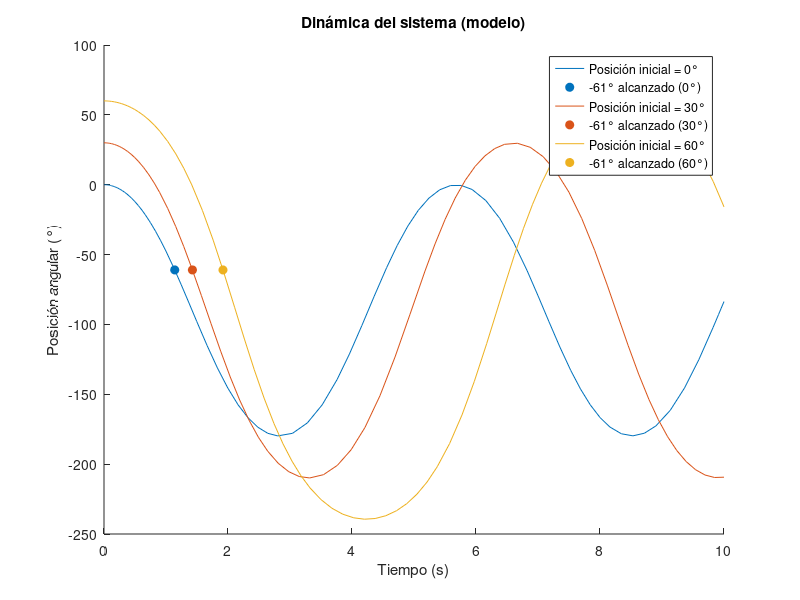

This figure's MATLAB source:
clc;
clear all;

% Definir la función del sistema dinámico
function sis = modelo_sistema(t,x,u,I,C,Lm)
    % Estados
    x1 = x(1);
    x2 = x(2);
    % Entradas
    Fh = u;
    % Ecuaciones diferenciales
    dx1 = x2;
    dx2 = (C*cos(x1)+Fh*Lm)*(1/I);

    sis = [dx1;dx2];
end

% Definir la función de eventos
function [value,isterminal,direction] = myEventsFcn(t,x,umbral_angulo)
    value = x(1) - umbral_angulo; % Detectar cuando x(1) - umbral_angulo = 0
    isterminal = 0; % No detener la integración
    direction = 0; % Detectar todos los cruces por cero
end

% Intervalo de tiempo
tspan = [0 10];

% Parámetros del sistema
I = 0.0576;
C = -0.098;
Lm = 0.35;
u = 0; % Entrada constante

% Vector de ángulos en grados
angulos_grados = [0, 30, 60]; % Aquí puedes definir los ángulos que desees en grados

% Convertir los ángulos a radianes
angulos_radianes = angulos_grados * (pi / 180);

% Ángulo objetivo a alcanzar (puedes cambiar este valor para realizar diferentes pruebas)
angulo_objetivo = -61;  % Especificar el ángulo en grados
umbral_angulo = angulo_objetivo * (pi / 180);  % Convertir a radianes

% Colores para las gráficas
colores = lines(length(angulos_radianes));

% Inicializar la figura
figure;
hold on;

% Loop para diferentes condiciones iniciales (convertidos a radianes)
for i = 1:length(angulos_radianes)
    X0 = [angulos_radianes(i) 0];  % Condiciones iniciales [posición inicial en radianes, velocidad inicial]
    
    % Configurar opciones para la función de eventos
    options = odeset('Events', @(t,x)myEventsFcn(t,x,umbral_angulo));
    
    % Resolver la ecuación diferencial con detección de eventos
    [ts, y, te, ye, ie] = ode45(@(t,x)modelo_sistema(t,x,u,I,C,Lm), tspan, X0, options);
    
    % Graficar la posición angular en grados con su color correspondiente
    plot(ts, y(:,1)*57.2958, 'Color', colores(i,:), 'DisplayName', ['Posición inicial = ' num2str(angulos_grados(i)) '°']);
    
    % Verificar si se detectó el evento
    if ~isempty(te)
        tiempo_objetivo = te(1);
        disp(['El ángulo de ' num2str(angulo_objetivo) '° se alcanzó en ' num2str(tiempo_objetivo) ' segundos para la condición inicial de ' num2str(angulos_grados(i)) '°']);
        
        % Marcar en la gráfica el punto donde se alcanza el ángulo objetivo
        plot(tiempo_objetivo, ye(1)*57.2958, 'o', 'MarkerFaceColor', colores(i,:), 'MarkerEdgeColor', colores(i,:), ...
            'DisplayName', [num2str(angulo_objetivo) '° alcanzado (' num2str(angulos_grados(i)) '°)']);
    else
        disp(['El ángulo de ' num2str(angulo_objetivo) '° no se alcanzó para la condición inicial de ' num2str(angulos_grados(i)) '°']);
    end
end

% Añadir título y etiquetas
title('Dinámica del sistema (modelo)');
xlabel('Tiempo (s)');
ylabel('Posición angular (°)');

% Añadir leyenda
legend show;

hold off;
